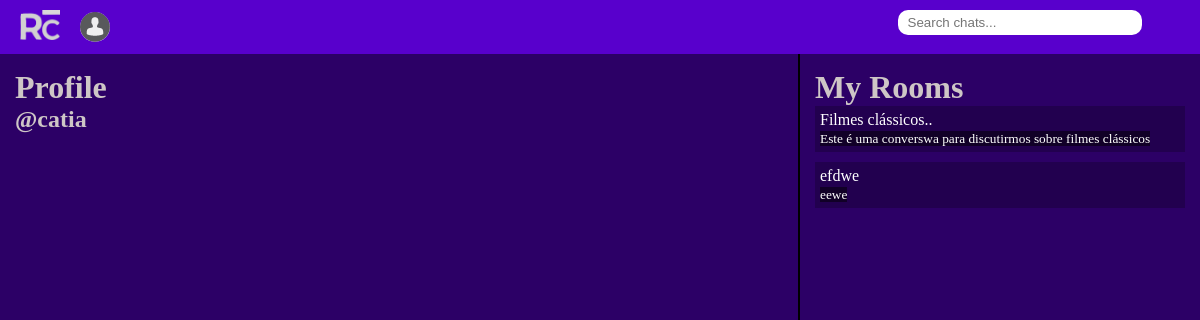
Screenshot of /account/user/3 with the database file from the repository.
### chatroom/models.py (models this page shows, shortened)
class Room(models.Model):
    host = models.ForeignKey(User, on_delete=models.SET_NULL, null=True)
    topic = models.ForeignKey(Topic, on_delete=models.SET_NULL, null=True)
    name = models.CharField(max_length=100)
    description = models.TextField(null=True, blank=True)
    participants = models.ManyToManyField(User, related_name='participants', blank=True)
    created = models.DateTimeField(auto_now_add=True)
    updated = models.DateTimeField(auto_now=True)
    class Meta:
        ordering = ['-updated', '-created']

### account/views.py (the view)
# urls.py: path('user/<int:pk>', views.userProfile, name='user-profile')
def userProfile(request, pk):
    user = User.objects.get(id=pk)
    room = user.room_set.all()
    context = {'user':user, 'room':room}
    return render(request, 'account/user-profile.html', context)

### account/templates/account/user-profile.html (shortened to what this page needs)
{% extends 'base.html' %}
{% block content %}
<div class="profile-container">
    <div class="about-user">
        <h1>Profile</h1>
        <h2>@{{user.username}}</h2>
    </div>
    <div class="user-rooms">
        <h1>My Rooms</h1>
        <div class="rooms">
        {% for chat in room %}
            <a href="{% url 'chatroom' chat.id %}">
                <p>{{chat.name}}</p>
                <small>{{chat.description}}</small>
            </a>
            {% endfor %}
        </div>
    </div>
</div>
{% endblock %}

### static/base.css (style rules this page uses)
* { margin: 0; padding: 0; }
:root { font-size: 16px; --color1: #6900F2; --color2: #5800CC; --color3: #2C0066; }
body { background-color: var(--color3); color: rgb(206, 198, 198); }

### account/templates/account/user-profile.html (style rules this page uses)
.profile-container { display: grid; grid-template-columns: 2fr 1fr; height: 92.8vh; }
.about-user { border-right: 2px solid black; height: max; padding: 15px; }
.user-rooms { padding: 15px; height: max; overflow-y: scroll; }
.rooms { display: flex; flex-direction: column; gap: 10px; }
.rooms a { background-color: rgba(0, 0, 0, 0.226); padding: 5px; text-decoration: none; color: white; }
p { word-wrap: break-word; }
.rooms small { word-wrap: break-word; background-color: rgba(0, 0, 0, 0.507); }

### rows the page displays
Room: name "Filmes clássicos..", description "Este é uma converswa para discutirmos sobre filmes clássicos"
Room: name "efdwe", description "eewe"

### other values shown
{{ user.username }} "catia"
